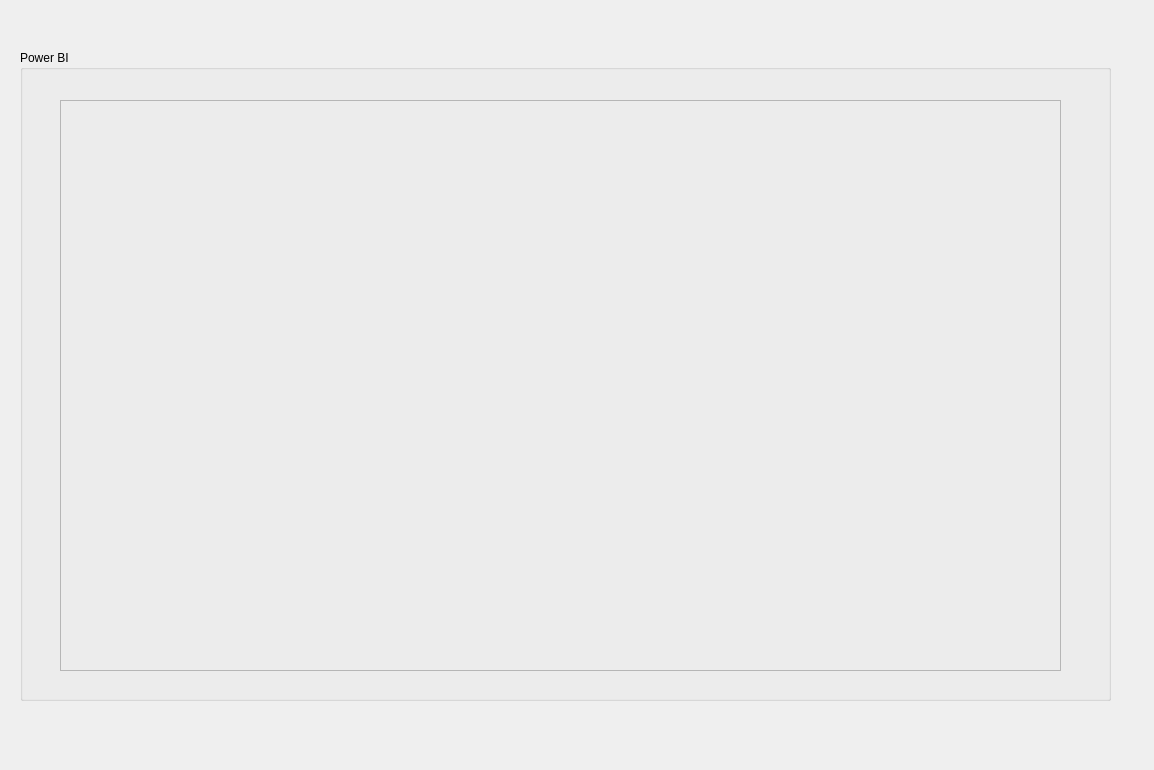
<?xml version="1.0" encoding="UTF-8"?>
<ui version="4.0">
 <class>Form</class>
 <widget class="QWidget" name="Form">
  <property name="geometry">
   <rect>
    <x>0</x>
    <y>0</y>
    <width>1154</width>
    <height>770</height>
   </rect>
  </property>
  <property name="windowTitle">
   <string>Data Analysis</string>
  </property>
  <widget class="QFrame" name="bi_frame">
   <property name="geometry">
    <rect>
     <x>60</x>
     <y>100</y>
     <width>1001</width>
     <height>571</height>
    </rect>
   </property>
   <property name="frameShape">
    <enum>QFrame::StyledPanel</enum>
   </property>
   <property name="frameShadow">
    <enum>QFrame::Raised</enum>
   </property>
  </widget>
  <widget class="QGroupBox" name="bi_groupBox">
   <property name="geometry">
    <rect>
     <x>20</x>
     <y>50</y>
     <width>1091</width>
     <height>651</height>
    </rect>
   </property>
   <property name="title">
    <string>Power BI</string>
   </property>
  </widget>
 </widget>
 <resources/>
 <connections/>
</ui>
